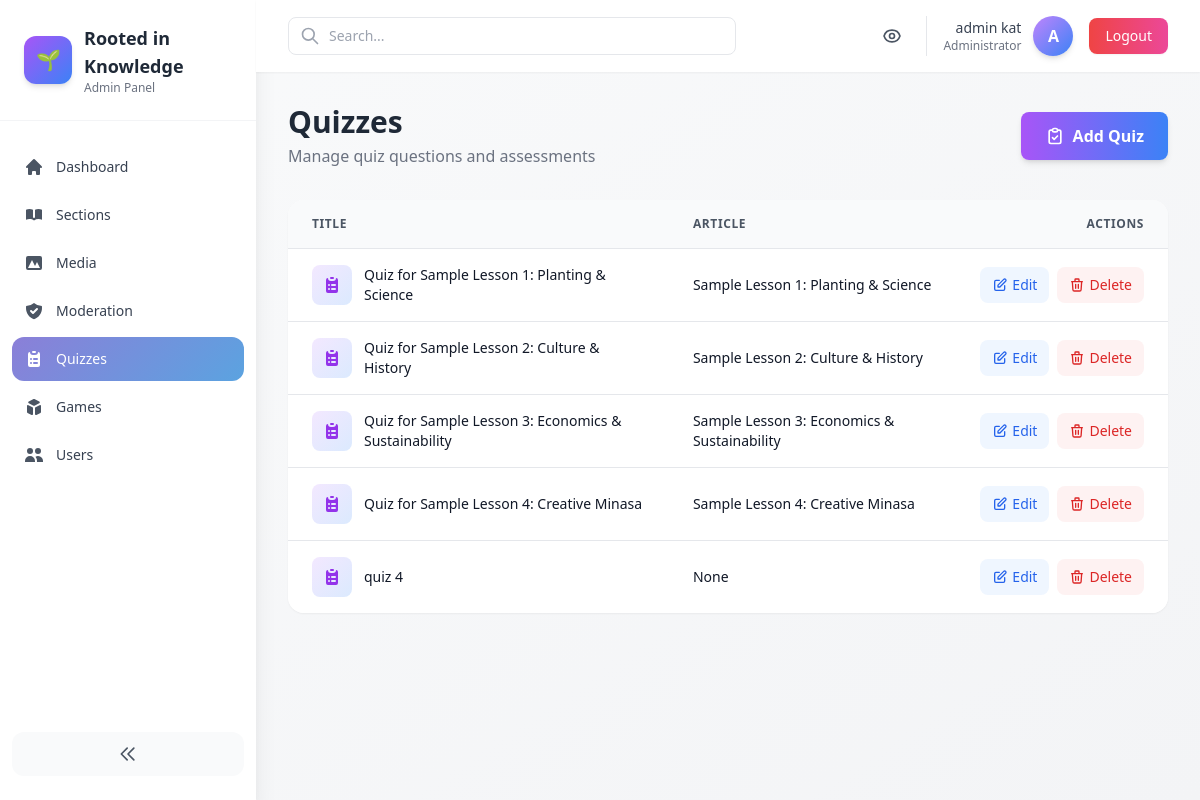
Page /admin-panel/quizzes/ (signed in) on the earlier database version.
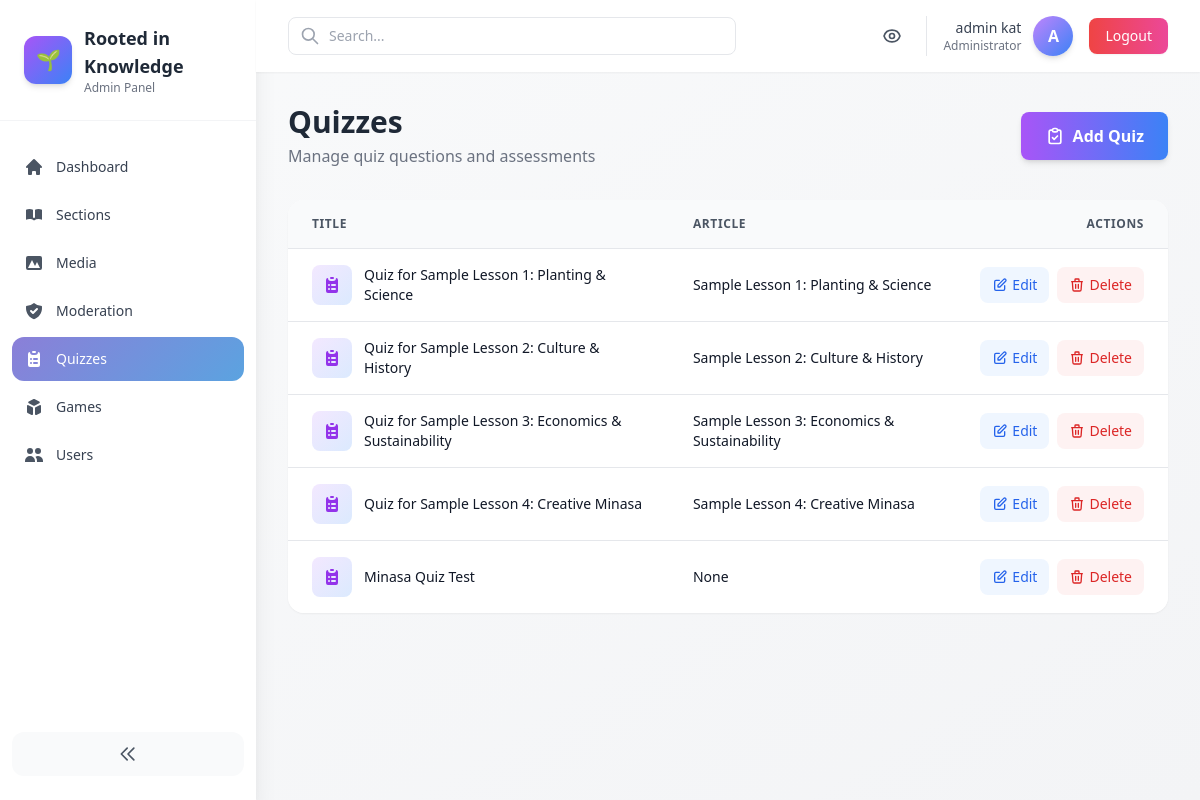
Same page on the later database version.
### quizzes/models.py (models this page shows, shortened)
class Quiz(models.Model):
    title = models.CharField(max_length=200)
    article = models.ForeignKey(Article, on_delete=models.SET_NULL, null=True, blank=True)

### core/models.py (models this page shows)
class Article(models.Model):
    CATEGORY_CHOICES = [
        ('planting', 'Planting & Science'),
        ('culture', 'Culture & History'),
        ('economics', 'Economics & Sustainability'),
        ('creative', 'Creative Minasa'),
    ]
    title = models.CharField(max_length=200)
    slug = models.SlugField(unique=True)
    category = models.CharField(max_length=50, choices=CATEGORY_CHOICES)
    excerpt = models.TextField(blank=True)
    content = models.TextField()
    video = models.FileField(upload_to='videos/', blank=True, null=True)
    pdf = models.FileField(upload_to='pdfs/', blank=True, null=True)
    created_at = models.DateTimeField(auto_now_add=True)
    def __str__(self):
        return self.title

### core/admin_panel/views.py (the view)
# urls.py: path('admin-panel/quizzes/', admin_views.QuizListView.as_view(), name='admin_quizzes'),
@method_decorator(staff_member_required, name='dispatch')
class QuizListView(ListView):
    model = Quiz
    template_name = 'core/admin_panel/quiz_list.html'
    context_object_name = 'quizzes'
    paginate_by = 12

### core/templates/core/admin_panel/quiz_list.html (shortened to what this page needs)
{% extends 'core/admin_panel/base.html' %}
{% block content %}
<div class="flex flex-col sm:flex-row sm:items-center sm:justify-between mb-8 gap-4">
  <div>
    <h1 class="text-3xl font-bold text-gray-800">Quizzes</h1>
    <p class="text-gray-500 mt-1">Manage quiz questions and assessments</p>
  </div>
  <a href="{% url 'core:admin_quiz_add' %}" class="inline-flex items-center justify-center gap-2 px-6 py-3 bg-gradient-to-r from-purple-500 to-blue-500 text-white font-semibold rounded-lg hover:from-purple-600 hover:to-blue-600 transition-all shadow-md hover:shadow-lg">
    <svg class="w-5 h-5" fill="none" stroke="currentColor" viewBox="0 0 24 24">
      <path stroke-linecap="round" stroke-linejoin="round" stroke-width="2" d="M9 5H7a2 2 0 00-2 2v12a2 2 0 002 2h10a2 2 0 002-2V7a2 2 0 00-2-2h-2M9 5a2 2 0 002 2h2a2 2 0 002-2M9 5a2 2 0 012-2h2a2 2 0 012 2m-6 9l2 2 4-4"></path>
    </svg>
    Add Quiz
  </a>
</div>
<div class="bg-white rounded-2xl shadow-sm overflow-hidden">
  <div class="overflow-x-auto">
    <table class="min-w-full divide-y divide-gray-200">
      <thead class="bg-gray-50">
        <tr>
          <th scope="col" class="px-6 py-4 text-left text-xs font-semibold text-gray-600 uppercase tracking-wider">
            Title
          </th>
          <th scope="col" class="px-6 py-4 text-left text-xs font-semibold text-gray-600 uppercase tracking-wider">
            Article
          </th>
          <th scope="col" class="px-6 py-4 text-right text-xs font-semibold text-gray-600 uppercase tracking-wider">
            Actions
          </th>
        </tr>
      </thead>
      <tbody class="bg-white divide-y divide-gray-200">
        {% for q in quizzes %}
          <tr class="hover:bg-gray-50 transition-colors">
            <td class="px-6 py-4">
              <div class="flex items-center gap-3">
                <div class="w-10 h-10 bg-gradient-to-br from-purple-100 to-blue-100 rounded-lg flex items-center justify-center flex-shrink-0">
                </div>
                <div>
                  <div class="text-sm font-medium text-gray-900">{{ q.title }}</div>
                </div>
              </div>
            </td>
            <td class="px-6 py-4">
              <div class="text-sm text-gray-900">{{ q.article|truncatewords:10 }}</div>
            </td>
            <td class="px-6 py-4 whitespace-nowrap text-right text-sm font-medium">
              <div class="flex items-center justify-end gap-2">
                <a href="{% url 'core:admin_quiz_edit' q.pk %}" class="inline-flex items-center gap-1 px-3 py-2 bg-blue-50 text-blue-600 hover:bg-blue-100 rounded-lg transition-colors">
                  <svg class="w-4 h-4" fill="none" stroke="currentColor" viewBox="0 0 24 24">
                    <path stroke-linecap="round" stroke-linejoin="round" stroke-width="2" d="M11 5H6a2 2 0 00-2 2v11a2 2 0 002 2h11a2 2 0 002-2v-5m-1.414-9.414a2 2 0 112.828 2.828L11.828 15H9v-2.828l8.586-8.586z"></path>
                  </svg>
                  Edit
                </a>
                <a href="{% url 'core:admin_quiz_delete' q.pk %}" class="inline-flex items-center gap-1 px-3 py-2 bg-red-50 text-red-600 hover:bg-red-100 rounded-lg transition-colors">
                  <svg class="w-4 h-4" fill="none" stroke="currentColor" viewBox="0 0 24 24">
                    <path stroke-linecap="round" stroke-linejoin="round" stroke-width="2" d="M19 7l-.867 12.142A2 2 0 0116.138 21H7.862a2 2 0 01-1.995-1.858L5 7m5 4v6m4-6v6m1-10V4a1 1 0 00-1-1h-4a1 1 0 00-1 1v3M4 7h16"></path>
                  </svg>
                  Delete
                </a>
              </div>
            </td>
          </tr>
        {% endfor %}
      </tbody>
    </table>
  </div>
</div>
{% endblock %}

### core/templates/core/admin_panel/base.html (shortened to what this page needs)
<!doctype html>
<html lang="en">
  <head>
    <script src="https://cdn.tailwindcss.com"></script>
  </head>
  <body class="bg-gradient-to-br from-gray-50 to-gray-100 min-h-screen antialiased" x-data="{ sidebarOpen: true, mobileMenuOpen: false }">
    <div class="min-h-screen flex">
      <aside :class="sidebarOpen ? 'w-64' : 'w-20'" class="bg-white shadow-xl transition-all duration-300 h-screen sticky top-0 hidden lg:block">
        <div class="p-6 border-b border-gray-100">
          <div class="flex items-center gap-3">
            <div class="w-12 h-12 bg-gradient-to-br from-purple-500 to-blue-500 rounded-xl flex items-center justify-center text-white shadow-md flex-shrink-0">
              <span class="text-xl">🌱</span>
            </div>
            <div x-show="sidebarOpen" x-transition>
              <div class="text-lg font-bold text-gray-800">Rooted in Knowledge</div>
              <p class="text-xs text-gray-500">Admin Panel</p>
            </div>
          </div>
        </div>
        <nav class="mt-6 px-3">
          <ul class="space-y-1 text-sm">
            <li>
              <a href="{% url 'core:admin_dashboard' %}" class="flex items-center gap-3 p-3 rounded-xl hover:bg-purple-50 transition-all group {% if request.resolver_match.url_name == 'admin_dashboard' %}active-nav{% endif %}">
                <svg class="w-5 h-5 flex-shrink-0 {% if request.resolver_match.url_name == 'admin_dashboard' %}text-white{% else %}text-gray-600 group-hover:text-purple-600{% endif %}" fill="currentColor" viewBox="0 0 20 20">
                  <path d="M10.707 2.293a1 1 0 00-1.414 0l-7 7a1 1 0 001.414 1.414L4 10.414V17a1 1 0 001 1h2a1 1 0 001-1v-2a1 1 0 011-1h2a1 1 0 011 1v2a1 1 0 001 1h2a1 1 0 001-1v-6.586l.293.293a1 1 0 001.414-1.414l-7-7z"></path>
                </svg>
                <span x-show="sidebarOpen" class="font-medium {% if request.resolver_match.url_name == 'admin_dashboard' %}text-white{% else %}text-gray-700 group-hover:text-purple-600{% endif %}">Dashboard</span>
              </a>
            </li>
            <li>
              <a href="{% url 'core:admin_sections' %}" class="flex items-center gap-3 p-3 rounded-xl hover:bg-purple-50 transition-all group {% if 'section' in request.resolver_match.url_name %}active-nav{% endif %}">
                <svg class="w-5 h-5 flex-shrink-0 {% if 'section' in request.resolver_match.url_name %}text-white{% else %}text-gray-600 group-hover:text-purple-600{% endif %}" fill="currentColor" viewBox="0 0 20 20">
                  <path d="M9 4.804A7.968 7.968 0 005.5 4c-1.255 0-2.443.29-3.5.804v10A7.969 7.969 0 015.5 14c1.669 0 3.218.51 4.5 1.385A7.962 7.962 0 0114.5 14c1.255 0 2.443.29 3.5.804v-10A7.968 7.968 0 0014.5 4c-1.255 0-2.443.29-3.5.804V12a1 1 0 11-2 0V4.804z"></path>
                </svg>
                <span x-show="sidebarOpen" class="font-medium {% if 'section' in request.resolver_match.url_name %}text-white{% else %}text-gray-700 group-hover:text-purple-600{% endif %}">Sections</span>
              </a>
            </li>
            <li>
              <a href="{% url 'core:admin_media' %}" class="flex items-center gap-3 p-3 rounded-xl hover:bg-purple-50 transition-all group {% if 'media' in request.resolver_match.url_name %}active-nav{% endif %}">
                <svg class="w-5 h-5 flex-shrink-0 {% if 'media' in request.resolver_match.url_name %}text-white{% else %}text-gray-600 group-hover:text-purple-600{% endif %}" fill="currentColor" viewBox="0 0 20 20">
                  <path fill-rule="evenodd" d="M4 3a2 2 0 00-2 2v10a2 2 0 002 2h12a2 2 0 002-2V5a2 2 0 00-2-2H4zm12 12H4l4-8 3 6 2-4 3 6z" clip-rule="evenodd"></path>
                </svg>
                <span x-show="sidebarOpen" class="font-medium {% if 'media' in request.resolver_match.url_name %}text-white{% else %}text-gray-700 group-hover:text-purple-600{% endif %}">Media</span>
              </a>
            </li>
            <li>
              <a href="{% url 'core:admin_moderation' %}" class="flex items-center gap-3 p-3 rounded-xl hover:bg-purple-50 transition-all group {% if 'moderation' in request.resolver_match.url_name %}active-nav{% endif %}">
                <svg class="w-5 h-5 flex-shrink-0 {% if 'moderation' in request.resolver_match.url_name %}text-white{% else %}text-gray-600 group-hover:text-purple-600{% endif %}" fill="currentColor" viewBox="0 0 20 20">
                  <path fill-rule="evenodd" d="M2.166 4.999A11.954 11.954 0 0010 1.944 11.954 11.954 0 0017.834 5c.11.65.166 1.32.166 2.001 0 5.225-3.34 9.67-8 11.317C5.34 16.67 2 12.225 2 7c0-.682.057-1.35.166-2.001zm11.541 3.708a1 1 0 00-1.414-1.414L9 10.586 7.707 9.293a1 1 0 00-1.414 1.414l2 2a1 1 0 001.414 0l4-4z" clip-rule="evenodd"></path>
                </svg>
                <span x-show="sidebarOpen" class="font-medium {% if 'moderation' in request.resolver_match.url_name %}text-white{% else %}text-gray-700 group-hover:text-purple-600{% endif %}">Moderation</span>
              </a>
            </li>
            <li>
              <a href="{% url 'core:admin_quizzes' %}" class="flex items-center gap-3 p-3 rounded-xl hover:bg-purple-50 transition-all group {% if 'quiz' in request.resolver_match.url_name %}active-nav{% endif %}">
                <svg class="w-5 h-5 flex-shrink-0 {% if 'quiz' in request.resolver_match.url_name %}text-white{% else %}text-gray-600 group-hover:text-purple-600{% endif %}" fill="currentColor" viewBox="0 0 20 20">
                  <path d="M9 2a1 1 0 000 2h2a1 1 0 100-2H9z"></path>
                  <path fill-rule="evenodd" d="M4 5a2 2 0 012-2 3 3 0 003 3h2a3 3 0 003-3 2 2 0 012 2v11a2 2 0 01-2 2H6a2 2 0 01-2-2V5zm3 4a1 1 0 000 2h.01a1 1 0 100-2H7zm3 0a1 1 0 000 2h3a1 1 0 100-2h-3zm-3 4a1 1 0 100 2h.01a1 1 0 100-2H7zm3 0a1 1 0 100 2h3a1 1 0 100-2h-3z" clip-rule="evenodd"></path>
                </svg>
                <span x-show="sidebarOpen" class="font-medium {% if 'quiz' in request.resolver_match.url_name %}text-white{% else %}text-gray-700 group-hover:text-purple-600{% endif %}">Quizzes</span>
              </a>
            </li>
            <li>
              <a href="{% url 'core:admin_games' %}" class="flex items-center gap-3 p-3 rounded-xl hover:bg-purple-50 transition-all group {% if 'game' in request.resolver_match.url_name %}active-nav{% endif %}">
                <svg class="w-5 h-5 flex-shrink-0 {% if 'game' in request.resolver_match.url_name %}text-white{% else %}text-gray-600 group-hover:text-purple-600{% endif %}" fill="currentColor" viewBox="0 0 20 20">
                  <path d="M11 17a1 1 0 001.447.894l4-2A1 1 0 0017 15V9.236a1 1 0 00-1.447-.894l-4 2a1 1 0 00-.553.894V17zM15.211 6.276a1 1 0 000-1.788l-4.764-2.382a1 1 0 00-.894 0L4.789 4.488a1 1 0 000 1.788l4.764 2.382a1 1 0 00.894 0l4.764-2.382zM4.447 8.342A1 1 0 003 9.236V15a1 1 0 00.553.894l4 2A1 1 0 009 17v-5.764a1 1 0 00-.553-.894l-4-2z"></path>
                </svg>
                <span x-show="sidebarOpen" class="font-medium {% if 'game' in request.resolver_match.url_name %}text-white{% else %}text-gray-700 group-hover:text-purple-600{% endif %}">Games</span>
              </a>
            </li>
            <li>
              <a href="{% url 'core:admin_users' %}" class="flex items-center gap-3 p-3 rounded-xl hover:bg-purple-50 transition-all group {% if 'user' in request.resolver_match.url_name %}active-nav{% endif %}">
                <svg class="w-5 h-5 flex-shrink-0 {% if 'user' in request.resolver_match.url_name %}text-white{% else %}text-gray-600 group-hover:text-purple-600{% endif %}" fill="currentColor" viewBox="0 0 20 20">
                  <path d="M9 6a3 3 0 11-6 0 3 3 0 016 0zM17 6a3 3 0 11-6 0 3 3 0 016 0zM12.93 17c.046-.327.07-.66.07-1a6.97 6.97 0 00-1.5-4.33A5 5 0 0119 16v1h-6.07zM6 11a5 5 0 015 5v1H1v-1a5 5 0 015-5z"></path>
                </svg>
                <span x-show="sidebarOpen" class="font-medium {% if 'user' in request.resolver_match.url_name %}text-white{% else %}text-gray-700 group-hover:text-purple-600{% endif %}">Users</span>
              </a>
            </li>
          </ul>
        </nav>
        <div class="absolute bottom-6 left-0 right-0 px-3">
          <button @click="sidebarOpen = !sidebarOpen" class="w-full p-3 bg-gray-50 hover:bg-gray-100 rounded-xl transition-all flex items-center justify-center">
            <svg class="w-5 h-5 text-gray-600" fill="none" stroke="currentColor" viewBox="0 0 24 24">
              <path stroke-linecap="round" stroke-linejoin="round" stroke-width="2" d="M11 19l-7-7 7-7m8 14l-7-7 7-7"></path>
            </svg>
          </button>
        </div>
      </aside>
      <div class="flex-1 flex flex-col min-w-0">
        <header class="bg-white shadow-sm sticky top-0 z-40">
          <div class="px-4 sm:px-6 lg:px-8 py-4 flex items-center justify-between">
            <div class="flex items-center gap-4 flex-1">
              <div class="relative max-w-md w-full">
                <input type="search" placeholder="Search..." class="w-full pl-10 pr-4 py-2 border border-gray-200 rounded-lg focus:outline-none focus:ring-2 focus:ring-purple-500 focus:border-transparent text-sm" />
                <svg class="w-5 h-5 text-gray-400 absolute left-3 top-1/2 -translate-y-1/2" fill="none" stroke="currentColor" viewBox="0 0 24 24">
                  <path stroke-linecap="round" stroke-linejoin="round" stroke-width="2" d="M21 21l-6-6m2-5a7 7 0 11-14 0 7 7 0 0114 0z"></path>
                </svg>
              </div>
            </div>
            <div class="flex items-center gap-4">
              <a href="/" class="p-2 hover:bg-gray-100 rounded-lg transition" title="View Site">
              </a>
              <div class="flex items-center gap-3 pl-4 border-l border-gray-200">
                <div class="text-right hidden sm:block">
                  <div class="text-sm font-medium text-gray-700">{{ user.username }}</div>
                  <div class="text-xs text-gray-500">Administrator</div>
                </div>
                <div class="w-10 h-10 bg-gradient-to-br from-purple-400 to-blue-500 rounded-full flex items-center justify-center text-white font-semibold shadow-md">
                  {{ user.username|slice:":1"|upper }}
                </div>
              </div>
              <a href="{% url 'logout' %}" class="px-4 py-2 text-sm font-medium text-white bg-gradient-to-r from-red-500 to-pink-500 hover:from-red-600 hover:to-pink-600 rounded-lg shadow-sm hover:shadow-md transition-all duration-200">
                Logout
              </a>
            </div>
          </div>
        </header>
        <main class="flex-1 p-4 sm:p-6 lg:p-8">
          {% block content %}{% endblock %}
        </main>
      </div>
    </div>
  </body>
</html>

### core/templates/core/admin_panel/base.html (style rules this page uses)
:root { --purple: #8B7FD8; --blue: #5BA3E0; }
.active-nav { background: linear-gradient(135deg, #8B7FD8 0%, #5BA3E0 100%); color: white; }

Differences in the rows shown:
changed Quiz "None": title "quiz 4" → "Minasa Quiz Test"
